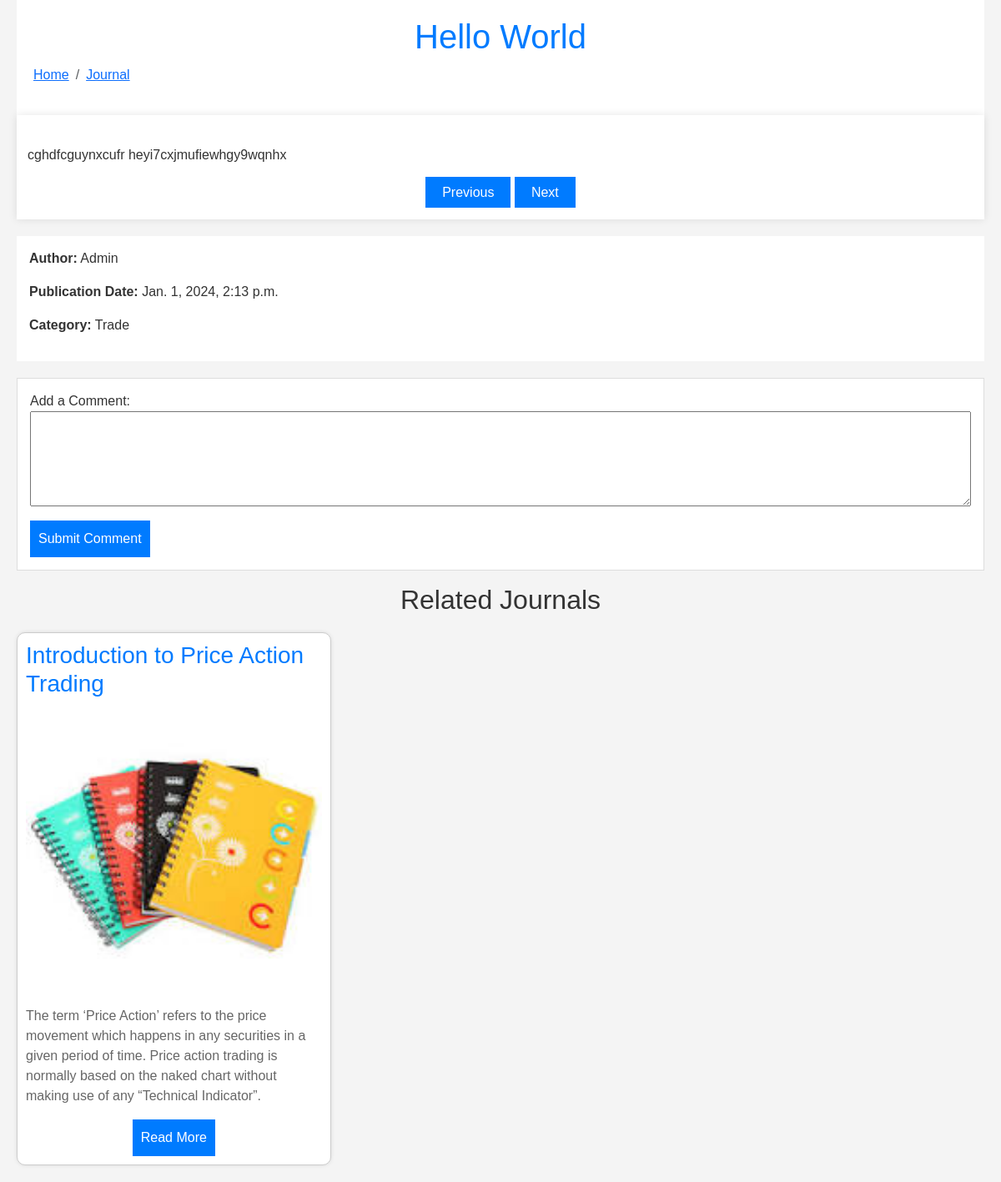
Screenshot of /Content/journal/2/ with the database file from the repository.
### Content/models.py (models this page shows, shortened)
class Journal(models.Model):
    title = models.CharField(max_length=255)
    description = models.TextField()
    content = RichTextField()
    author = models.ForeignKey(Author, on_delete=models.CASCADE)
    publication_date = models.DateTimeField(auto_now_add=True)
    category = models.ForeignKey(Category, on_delete=models.CASCADE)
    thumbnail = models.ImageField(upload_to="uploads/")
    comments_allowed = models.BooleanField(default=True)

class Author(models.Model):
    user = models.OneToOneField(User, on_delete=models.CASCADE)
    def __str__(self):
        return self.user.username

class Category(models.Model):
    name = models.CharField(max_length=255)
    def __str__(self):
        return self.name

### Content/views.py (the view)
# urls.py: path('journal/<int:journal_id>/', journal_detail, name='journal_detail'),
def journal_detail(request, journal_id):
    try:
        current_journal = get_object_or_404(Journal, pk=journal_id)
        related_journals = Journal.objects.filter(
            category=current_journal.category
        ).exclude(pk=current_journal.pk)[:3]
        return render(
            request,
            "journal_detail.html",
            {"journal": current_journal, "related_journals": related_journals},
        )
    except Exception as e:
        return HttpResponse("Blog not found", status=404)

### Content/templates/journal_detail.html (shortened to what this page needs)
<!DOCTYPE html>
<html lang="en">
<head>
  <link href="https://cdn.jsdelivr.net/npm/bootstrap@5.3.2/dist/css/bootstrap.min.css" rel="stylesheet"
>
</head>
<body>
  <header>
    <h1>{{ journal.title }}</h1>
    <nav aria-label="breadcrumb">
      <ol class="breadcrumb">
        <li class="breadcrumb-item"><a href="{% url "index" %}">Home</a></li>
        <li class="breadcrumb-item" aria-current="page"><a href="{% url "journal" %}">Journal</a></li>
      </ol>
    </nav>
  </header>
  <main>
    <article>
      <p>{{ journal.content|safe }}</p>
    </article>
    <div class="navigation">
      <a href="{% url 'journal_detail' journal_id=journal.id|add:-1 %}" class="next-button">Previous</a>
      <a href="{% url 'journal_detail' journal_id=journal.id|add:1 %}" class="next-button"> Next </a>
    </div>
  </main>
  <aside class="right-sidebar">
        <div class="details">
          <p><strong>Author:</strong> {{ journal.author }}</p>
          <p><strong>Publication Date:</strong> {{ journal.publication_date }}</p>
          <p><strong>Category:</strong> {{ journal.category }}</p>
        </div>
    {% if journal.comments_allowed %}
    <form action="/submit_comment" method="post">
      <label for="comment">Add a Comment:</label>
      <textarea id="comment" name="comment" rows="4" required></textarea>
      <br>
      <button type="submit">Submit Comment</button>
    </form>
    {% else %}
    <p>Comments are not allowed for this journal.</p>
    {% endif %}
    {% if related_journals %}
    <h2 class="pt-3 text-center">Related Journals</H2>
    {% endif %}
    <div class="related-blogs">
      {% for related_blog in related_journals %}
      <div class="related-blog-card custom-card">
        <h3>{{ related_blog.title }}</h3>
        <div class="card-content">
          {% if related_blog.thumbnail %}
          <img src="{{ related_blog.thumbnail.url }}" alt="Related Blog Thumbnail" class="custom-card-img" />
          {% endif %}
          <p>{{ related_blog.description }}</p>
          <a href="{% url 'journal_detail' journal_id=related_blog.id %}" class="read-more-button">Read More</a>
        </div>
      </div>
      {% endfor %}
    </div>
  </aside>
</body>
</html>

### Content/templates/journal_detail.html (style rules this page uses)
body { font-family: 'Arial', sans-serif; margin: 0; padding: 0; background-color: #f4f4f4; color: #333; display: flex; flex-wrap: wrap; min-height: 100vh; padding-left: 20px; padding-right: 20px; }
header { background-color: #ffffff; color: #fff; padding: 20px ; text-align: center; width: 100%; box-sizing: border-box; }
main { flex: 1; width: 100%; background-color: #fff; padding: 20px 13px; box-shadow: 0 0 10px rgba(0, 0, 0, 0.1); }
h1 { color: #007BFF; margin-bottom: 10px; }
article p { line-height: 1.6; margin-bottom: 15px; }
.right-sidebar { width: 100%; }
.details { margin-top: 20px; background-color: #fff; padding: 15px; }
form { margin-top: 20px; padding: 15px; border: 1px solid #ddd; background-color: #fff; }
input, textarea { width: 100%; margin-bottom: 10px; padding: 8px; box-sizing: border-box; }
button { background-color: #007BFF; color: #fff; padding: 10px; border: none; cursor: pointer; }
.navigation { margin-top: 20px; text-align: center; }
.next-button { background-color: #007BFF; color: #fff; padding: 10px 20px; border: none; cursor: pointer; text-decoration: none; }
.related-blogs { margin-top: 20px; display: flex; flex-wrap: wrap; justify-content: space-between; }
.related-blog-card { flex-basis: calc(33.33% - 10px); margin-bottom: 20px; padding: 10px; background-color: #fff; border: 1px solid #ddd; box-shadow: 0 0 5px rgba(0, 0, 0, 0.1); }
.custom-card { border: 1px solid #ccc; border-radius: 10px; overflow: hidden; transition: transform 0.3s; height: 100%; display: flex; flex-direction: column; }
.custom-card .card-content { display: flex; flex-direction: column; align-items: center; }
.custom-card .card-content img { width: 100%; height: auto; margin-bottom: 10px; object-fit: cover; object-position: center; }
.custom-card h3 { color: #007BFF; margin-bottom: 5px; }
.custom-card p { color: #666; flex-grow: 1; }
.custom-card a.read-more-button { background-color: #007BFF; color: #fff; padding: 10px; border: none; cursor: pointer; text-decoration: none; }

### rows the page displays
Journal: title "Hello World", content "cghdfcguynxcufr heyi7cxjmufiewhgy9wqnhx", author "Admin", publication_date "Jan. 1, 2024, 2:13 p.m.", category "Trade"
Journal: title "Introduction to Price Action Trading", thumbnail (picture), description "The term ‘Price Action’ refers to the price movement which happens in any securities in a given period of time. Price action trading is normally based on the naked chart without making use of any “Technical Indicator”."
